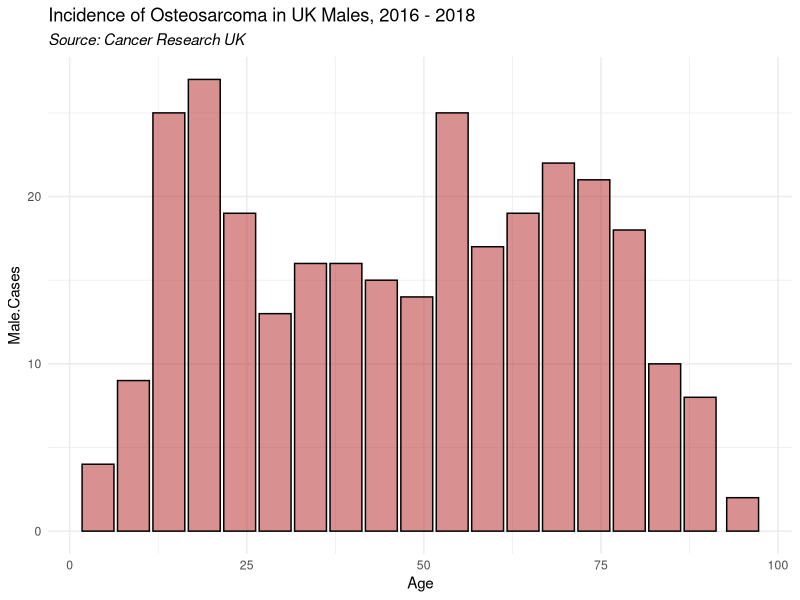
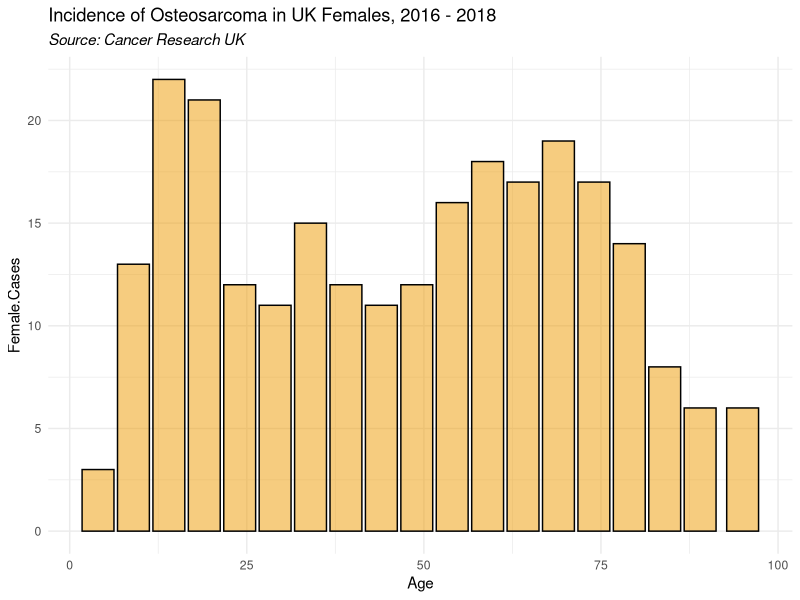
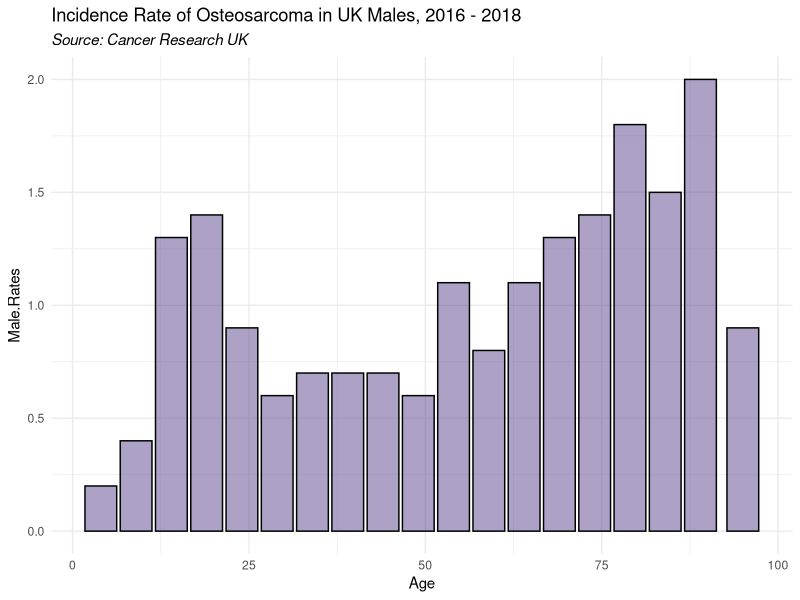
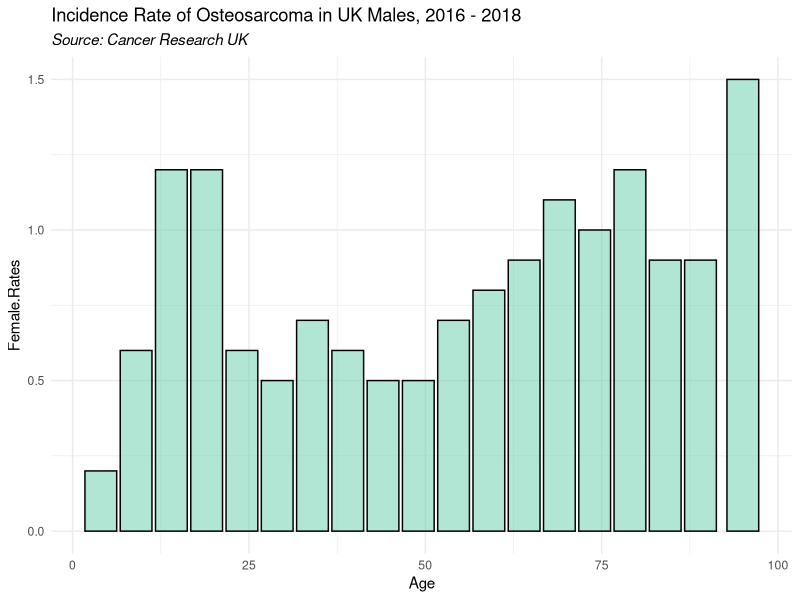
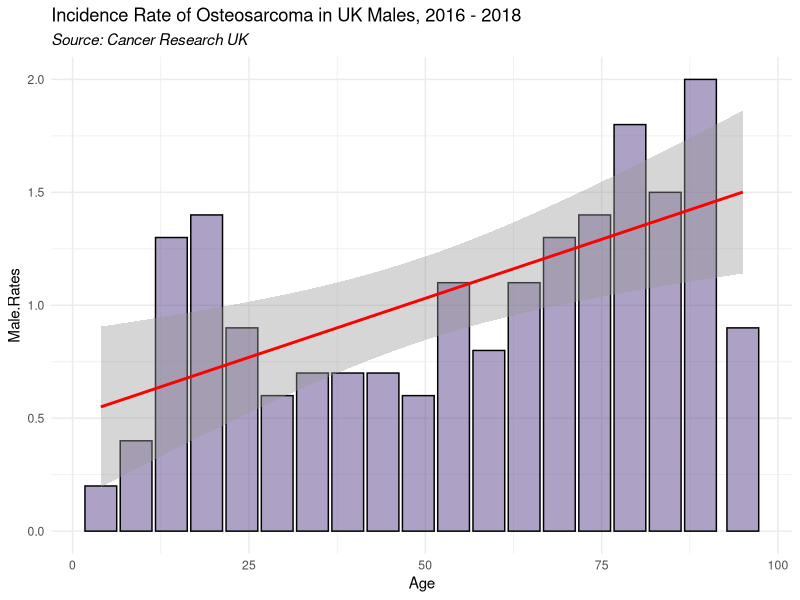
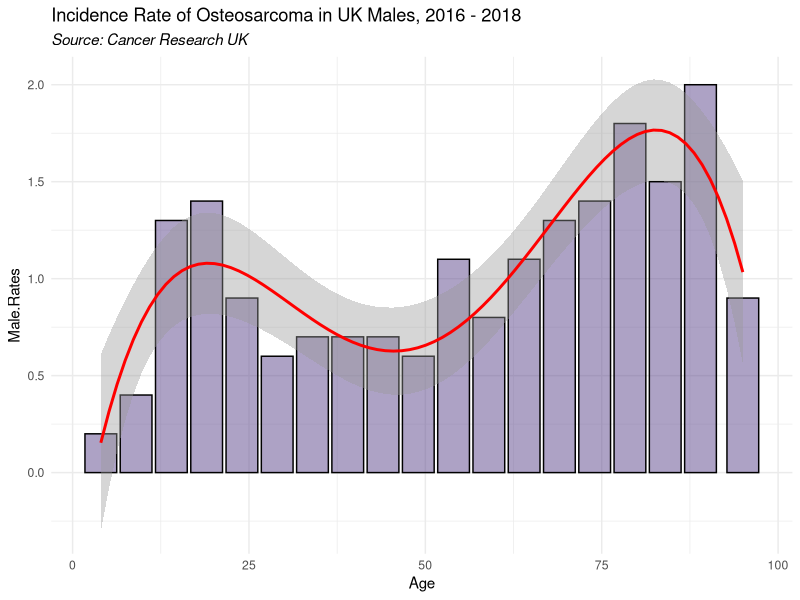
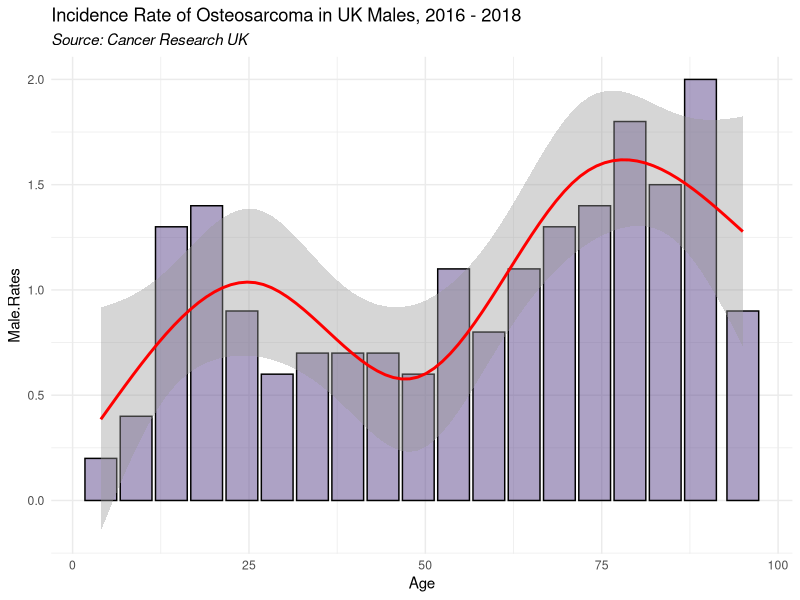
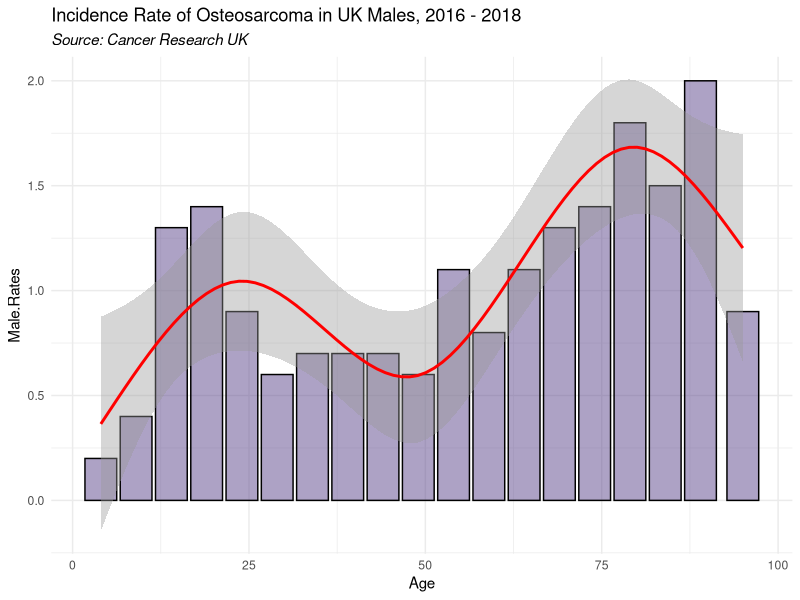

Source code (R) for these figures, in order:
# Here is an example using Osteosarcoma, a type of bone cancer.
# This is based on incidence data, per 100,00 population 2016-2018,
# Published by Cancer Research UK:
# https://www.cancerresearchuk.org/health-professional/cancer-statistics/statistics-by-cancer-type/bone-sarcoma/incidence
# The data have been slightly regrouped to aid the exercise.

# Load the data:

library(readr)
sarcoma <- read_csv("./data/sarcoma.csv", name_repair = "universal")

# Columns in the data are:
# Age:            Upper number of 5-year age bands. e.g. 0 - 4, is coded as 4.  90+ is coded as 95
#                 for the sake of this exercise.
# Female.Cases:   Number of incident cases reported in females.
# Male.Cases:     Number of incident cases reported in males.
# Female.Rates:   Incidence Rate per 100,000 population, in this age group, for females
# Male.Rates:     Incidence Rate per 100,000 population, in this age group, for males



# Exercise 1a:
###################### Part 1: Linear regression with a single predictor  ######################################

# With the Sarcoma data, we will examine the relationship between age and incidence
# Pick either the Male or Female reporting category and lets consider the number of Cases
summary(sarcoma)

View(sarcoma)




# Let's visualise the shape of the distribution.
# Scatter plots, line or bar charts may be good starts.

library(ggplot2)
ggplot(sarcoma, aes(x=Age, y=Male.Cases))+
  geom_col(fill="firebrick", col=1, alpha=0.5)+
  labs(title="Incidence of Osteosarcoma in UK Males, 2016 - 2018", subtitle="Source: Cancer Research UK")+
  theme_minimal()+
  theme(plot.subtitle = element_text(face="italic"))

ggplot(sarcoma, aes(x=Age, y=Female.Cases))+
  geom_col(fill="orange2", col=1, alpha=0.5)+
  labs(title="Incidence of Osteosarcoma in UK Females, 2016 - 2018", subtitle="Source: Cancer Research UK")+
  theme_minimal()+
  theme(plot.subtitle = element_text(face="italic"))




# Does the number of cases appear related to age?  -  Some increasing relationship
# If so, is it linearly related?



# Try the same with the rate to see if population size clouds it.

ggplot(sarcoma, aes(x=Age, y=Male.Rates))+
  geom_col(fill="mediumpurple4", col=1, alpha=0.5)+
  labs(title="Incidence Rate of Osteosarcoma in UK Males, 2016 - 2018", subtitle="Source: Cancer Research UK")+
  theme_minimal()+
  theme(plot.subtitle = element_text(face="italic"))

ggplot(sarcoma, aes(x=Age, y=Female.Rates))+
  geom_col(fill="mediumaquamarine", col=1, alpha=0.5)+
  labs(title="Incidence Rate of Osteosarcoma in UK Males, 2016 - 2018", subtitle="Source: Cancer Research UK")+
  theme_minimal()+
  theme(plot.subtitle = element_text(face="italic"))



# Does the number of cases appear related to age?  -  Looks to be stronger now looking at rates.
# If so, is it linearly related? No, appears to be a peak in teenage to early twenties





################################################################################################################
# Modelling the rate in Males.

# Build a linear regression model (lm) to examine it using the summary function

sarcoma_lm <- lm(Male.Rates ~ Age,data=sarcoma)

summary(sarcoma_lm)


# Let's visualise it using ggplots 'geom_smooth', giving it the method = lm

ggplot(sarcoma, aes(x=Age, y=Male.Rates))+
  geom_col(fill="mediumpurple4", col=1, alpha=0.5)+
  geom_smooth(col="red", method = "lm") +
  labs(title="Incidence Rate of Osteosarcoma in UK Males, 2016 - 2018", subtitle="Source: Cancer Research UK")+
  theme_minimal()+
  theme(plot.subtitle = element_text(face="italic"))


# Examine this plot.  Is the model a good fit?
# Is it good for any of the range?


#################################################################################################################

# Let's try and do this with a polynomial term or two: Age + Age^2 + Age^3
# You can manually do it, or use the poly() function, which helps reduce correlation
# The more higher order the terms are, the more 'wiggly' the fit.
sarcoma_lm_poly <- lm(Male.Rates ~ poly(Age,degree=4),data=sarcoma)

summary(sarcoma_lm_poly)

anova(sarcoma_lm_poly)

# Visualise this again with ggplot geom_smooth.  Add the argument: formula = "y ~ naturalSpline(x)", including your options

ggplot(sarcoma, aes(x=Age, y=Male.Rates))+
  geom_col(fill="mediumpurple4", col=1, alpha=0.5)+
  geom_smooth(col="red", method = "lm", formula = "y ~ poly(x,degree=4)") +
  labs(title="Incidence Rate of Osteosarcoma in UK Males, 2016 - 2018", subtitle="Source: Cancer Research UK")+
  theme_minimal()+
  theme(plot.subtitle = element_text(face="italic"))




# Exercise 1b
#################################################

# Fit the model with a spline instead
# Use the 'splines2' package, and the natural cubic spline function naturalSpline
# Try specifying a number of degrees of freedom  - explain
# Try specifying the knots at specific ages

library(splines2)

sarcoma_lm_spline1 <- lm(Male.Rates ~ naturalSpline(Age, df=4),data=sarcoma)

summary(sarcoma_lm_spline1)


sarcoma_lm_spline2 <- lm(Male.Rates ~ naturalSpline(Age, knots= c(24,49,79)),data=sarcoma)

summary(sarcoma_lm_spline2)

# Has the model improved? - Yes, drastically. R-squared practically doubled.


# Visualise this again with ggplot geom_smooth.  Add the argument: formula = "y ~ naturalSpline(x)", including your options

ggplot(sarcoma, aes(x=Age, y=Male.Rates))+
  geom_col(fill="mediumpurple4", col=1, alpha=0.5)+
  geom_smooth(col="red", method = "lm", formula = "y ~ naturalSpline(x, df=4)") +
  labs(title="Incidence Rate of Osteosarcoma in UK Males, 2016 - 2018", subtitle="Source: Cancer Research UK")+
  theme_minimal()+
  theme(plot.subtitle = element_text(face="italic"))


ggplot(sarcoma, aes(x=Age, y=Male.Rates))+
  geom_col(fill="mediumpurple4", col=1, alpha=0.5)+
  geom_smooth(col="red", method = "lm", formula = "y ~ naturalSpline(x,  knots= c(24,49,79))") +
  labs(title="Incidence Rate of Osteosarcoma in UK Males, 2016 - 2018", subtitle="Source: Cancer Research UK")+
  theme_minimal()+
  theme(plot.subtitle = element_text(face="italic"))
